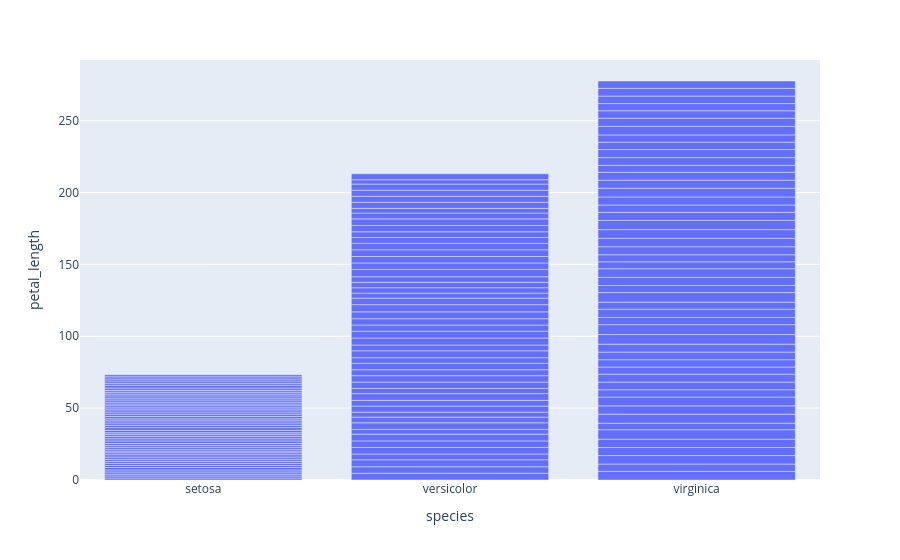

Source (notebook cell):
### Code cell
# plotting the line chart
fig = px.bar(iris_df, x="species", y="petal_length")

# showing the plot
fig.show()

### Figure 1 — Plotly figure (JSON) as saved in the notebook; plotly's stock layout.template omitted (floating-point values rounded to 4 significant figures; data arrays with more than 128 entries replaced by an {"elided": "..."} marker saying what was removed)
{"data": [{"hovertemplate": "species=%{x}<br>petal_length=%{y}<extra></extra>", "legendgroup": "", "marker": {"color": "#636efa", "pattern": {"shape": ""}}, "name": "", "orientation": "v", "showlegend": false, "textposition": "auto", "type": "bar", "x": {"elided": "150 str values"}, "xaxis": "x", "y": {"elided": "150 float values"}, "yaxis": "y"}], "layout": {"barmode": "relative", "legend": {"tracegroupgap": 0}, "margin": {"t": 60}, "xaxis": {"anchor": "y", "domain": [0, 1], "title": {"text": "species"}}, "yaxis": {"anchor": "x", "domain": [0, 1], "title": {"text": "petal_length"}}}}
